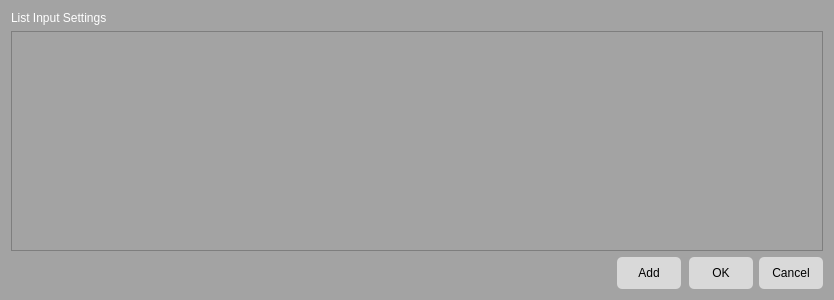
<?xml version="1.0" encoding="UTF-8"?>
<ui version="4.0">
 <class>InputListSettings</class>
 <widget class="QDialog" name="InputListSettings">
  <property name="geometry">
   <rect>
    <x>0</x>
    <y>0</y>
    <width>834</width>
    <height>300</height>
   </rect>
  </property>
  <property name="palette">
   <palette>
    <active>
     <colorrole role="WindowText">
      <brush brushstyle="SolidPattern">
       <color alpha="255">
        <red>0</red>
        <green>0</green>
        <blue>0</blue>
       </color>
      </brush>
     </colorrole>
     <colorrole role="Button">
      <brush brushstyle="SolidPattern">
       <color alpha="255">
        <red>163</red>
        <green>163</green>
        <blue>163</blue>
       </color>
      </brush>
     </colorrole>
     <colorrole role="Light">
      <brush brushstyle="SolidPattern">
       <color alpha="255">
        <red>244</red>
        <green>244</green>
        <blue>244</blue>
       </color>
      </brush>
     </colorrole>
     <colorrole role="Midlight">
      <brush brushstyle="SolidPattern">
       <color alpha="255">
        <red>203</red>
        <green>203</green>
        <blue>203</blue>
       </color>
      </brush>
     </colorrole>
     <colorrole role="Dark">
      <brush brushstyle="SolidPattern">
       <color alpha="255">
        <red>81</red>
        <green>81</green>
        <blue>81</blue>
       </color>
      </brush>
     </colorrole>
     <colorrole role="Mid">
      <brush brushstyle="SolidPattern">
       <color alpha="255">
        <red>109</red>
        <green>109</green>
        <blue>109</blue>
       </color>
      </brush>
     </colorrole>
     <colorrole role="Text">
      <brush brushstyle="SolidPattern">
       <color alpha="255">
        <red>0</red>
        <green>0</green>
        <blue>0</blue>
       </color>
      </brush>
     </colorrole>
     <colorrole role="BrightText">
      <brush brushstyle="SolidPattern">
       <color alpha="255">
        <red>255</red>
        <green>255</green>
        <blue>255</blue>
       </color>
      </brush>
     </colorrole>
     <colorrole role="ButtonText">
      <brush brushstyle="SolidPattern">
       <color alpha="255">
        <red>0</red>
        <green>0</green>
        <blue>0</blue>
       </color>
      </brush>
     </colorrole>
     <colorrole role="Base">
      <brush brushstyle="SolidPattern">
       <color alpha="255">
        <red>163</red>
        <green>163</green>
        <blue>163</blue>
       </color>
      </brush>
     </colorrole>
     <colorrole role="Window">
      <brush brushstyle="SolidPattern">
       <color alpha="255">
        <red>163</red>
        <green>163</green>
        <blue>163</blue>
       </color>
      </brush>
     </colorrole>
     <colorrole role="Shadow">
      <brush brushstyle="SolidPattern">
       <color alpha="255">
        <red>0</red>
        <green>0</green>
        <blue>0</blue>
       </color>
      </brush>
     </colorrole>
     <colorrole role="AlternateBase">
      <brush brushstyle="SolidPattern">
       <color alpha="255">
        <red>209</red>
        <green>209</green>
        <blue>209</blue>
       </color>
      </brush>
     </colorrole>
     <colorrole role="ToolTipBase">
      <brush brushstyle="SolidPattern">
       <color alpha="255">
        <red>255</red>
        <green>255</green>
        <blue>220</blue>
       </color>
      </brush>
     </colorrole>
     <colorrole role="ToolTipText">
      <brush brushstyle="SolidPattern">
       <color alpha="255">
        <red>0</red>
        <green>0</green>
        <blue>0</blue>
       </color>
      </brush>
     </colorrole>
     <colorrole role="PlaceholderText">
      <brush brushstyle="SolidPattern">
       <color alpha="127">
        <red>0</red>
        <green>0</green>
        <blue>0</blue>
       </color>
      </brush>
     </colorrole>
    </active>
    <inactive>
     <colorrole role="WindowText">
      <brush brushstyle="SolidPattern">
       <color alpha="255">
        <red>0</red>
        <green>0</green>
        <blue>0</blue>
       </color>
      </brush>
     </colorrole>
     <colorrole role="Button">
      <brush brushstyle="SolidPattern">
       <color alpha="255">
        <red>163</red>
        <green>163</green>
        <blue>163</blue>
       </color>
      </brush>
     </colorrole>
     <colorrole role="Light">
      <brush brushstyle="SolidPattern">
       <color alpha="255">
        <red>244</red>
        <green>244</green>
        <blue>244</blue>
       </color>
      </brush>
     </colorrole>
     <colorrole role="Midlight">
      <brush brushstyle="SolidPattern">
       <color alpha="255">
        <red>203</red>
        <green>203</green>
        <blue>203</blue>
       </color>
      </brush>
     </colorrole>
     <colorrole role="Dark">
      <brush brushstyle="SolidPattern">
       <color alpha="255">
        <red>81</red>
        <green>81</green>
        <blue>81</blue>
       </color>
      </brush>
     </colorrole>
     <colorrole role="Mid">
      <brush brushstyle="SolidPattern">
       <color alpha="255">
        <red>109</red>
        <green>109</green>
        <blue>109</blue>
       </color>
      </brush>
     </colorrole>
     <colorrole role="Text">
      <brush brushstyle="SolidPattern">
       <color alpha="255">
        <red>0</red>
        <green>0</green>
        <blue>0</blue>
       </color>
      </brush>
     </colorrole>
     <colorrole role="BrightText">
      <brush brushstyle="SolidPattern">
       <color alpha="255">
        <red>255</red>
        <green>255</green>
        <blue>255</blue>
       </color>
      </brush>
     </colorrole>
     <colorrole role="ButtonText">
      <brush brushstyle="SolidPattern">
       <color alpha="255">
        <red>0</red>
        <green>0</green>
        <blue>0</blue>
       </color>
      </brush>
     </colorrole>
     <colorrole role="Base">
      <brush brushstyle="SolidPattern">
       <color alpha="255">
        <red>163</red>
        <green>163</green>
        <blue>163</blue>
       </color>
      </brush>
     </colorrole>
     <colorrole role="Window">
      <brush brushstyle="SolidPattern">
       <color alpha="255">
        <red>163</red>
        <green>163</green>
        <blue>163</blue>
       </color>
      </brush>
     </colorrole>
     <colorrole role="Shadow">
      <brush brushstyle="SolidPattern">
       <color alpha="255">
        <red>0</red>
        <green>0</green>
        <blue>0</blue>
       </color>
      </brush>
     </colorrole>
     <colorrole role="AlternateBase">
      <brush brushstyle="SolidPattern">
       <color alpha="255">
        <red>209</red>
        <green>209</green>
        <blue>209</blue>
       </color>
      </brush>
     </colorrole>
     <colorrole role="ToolTipBase">
      <brush brushstyle="SolidPattern">
       <color alpha="255">
        <red>255</red>
        <green>255</green>
        <blue>220</blue>
       </color>
      </brush>
     </colorrole>
     <colorrole role="ToolTipText">
      <brush brushstyle="SolidPattern">
       <color alpha="255">
        <red>0</red>
        <green>0</green>
        <blue>0</blue>
       </color>
      </brush>
     </colorrole>
     <colorrole role="PlaceholderText">
      <brush brushstyle="SolidPattern">
       <color alpha="127">
        <red>0</red>
        <green>0</green>
        <blue>0</blue>
       </color>
      </brush>
     </colorrole>
    </inactive>
    <disabled>
     <colorrole role="WindowText">
      <brush brushstyle="SolidPattern">
       <color alpha="255">
        <red>81</red>
        <green>81</green>
        <blue>81</blue>
       </color>
      </brush>
     </colorrole>
     <colorrole role="Button">
      <brush brushstyle="SolidPattern">
       <color alpha="255">
        <red>163</red>
        <green>163</green>
        <blue>163</blue>
       </color>
      </brush>
     </colorrole>
     <colorrole role="Light">
      <brush brushstyle="SolidPattern">
       <color alpha="255">
        <red>244</red>
        <green>244</green>
        <blue>244</blue>
       </color>
      </brush>
     </colorrole>
     <colorrole role="Midlight">
      <brush brushstyle="SolidPattern">
       <color alpha="255">
        <red>203</red>
        <green>203</green>
        <blue>203</blue>
       </color>
      </brush>
     </colorrole>
     <colorrole role="Dark">
      <brush brushstyle="SolidPattern">
       <color alpha="255">
        <red>81</red>
        <green>81</green>
        <blue>81</blue>
       </color>
      </brush>
     </colorrole>
     <colorrole role="Mid">
      <brush brushstyle="SolidPattern">
       <color alpha="255">
        <red>109</red>
        <green>109</green>
        <blue>109</blue>
       </color>
      </brush>
     </colorrole>
     <colorrole role="Text">
      <brush brushstyle="SolidPattern">
       <color alpha="255">
        <red>81</red>
        <green>81</green>
        <blue>81</blue>
       </color>
      </brush>
     </colorrole>
     <colorrole role="BrightText">
      <brush brushstyle="SolidPattern">
       <color alpha="255">
        <red>255</red>
        <green>255</green>
        <blue>255</blue>
       </color>
      </brush>
     </colorrole>
     <colorrole role="ButtonText">
      <brush brushstyle="SolidPattern">
       <color alpha="255">
        <red>81</red>
        <green>81</green>
        <blue>81</blue>
       </color>
      </brush>
     </colorrole>
     <colorrole role="Base">
      <brush brushstyle="SolidPattern">
       <color alpha="255">
        <red>163</red>
        <green>163</green>
        <blue>163</blue>
       </color>
      </brush>
     </colorrole>
     <colorrole role="Window">
      <brush brushstyle="SolidPattern">
       <color alpha="255">
        <red>163</red>
        <green>163</green>
        <blue>163</blue>
       </color>
      </brush>
     </colorrole>
     <colorrole role="Shadow">
      <brush brushstyle="SolidPattern">
       <color alpha="255">
        <red>0</red>
        <green>0</green>
        <blue>0</blue>
       </color>
      </brush>
     </colorrole>
     <colorrole role="AlternateBase">
      <brush brushstyle="SolidPattern">
       <color alpha="255">
        <red>163</red>
        <green>163</green>
        <blue>163</blue>
       </color>
      </brush>
     </colorrole>
     <colorrole role="ToolTipBase">
      <brush brushstyle="SolidPattern">
       <color alpha="255">
        <red>255</red>
        <green>255</green>
        <blue>220</blue>
       </color>
      </brush>
     </colorrole>
     <colorrole role="ToolTipText">
      <brush brushstyle="SolidPattern">
       <color alpha="255">
        <red>0</red>
        <green>0</green>
        <blue>0</blue>
       </color>
      </brush>
     </colorrole>
     <colorrole role="PlaceholderText">
      <brush brushstyle="SolidPattern">
       <color alpha="127">
        <red>81</red>
        <green>81</green>
        <blue>81</blue>
       </color>
      </brush>
     </colorrole>
    </disabled>
   </palette>
  </property>
  <property name="windowTitle">
   <string>Dialog</string>
  </property>
  <property name="styleSheet">
   <string notr="true">QWidget {
	background-color: #a3a3a3;
}

#label {
	color: white;
}

QWidget#horizontalWidget {
	background-color: #a3a3a3;
}

QPushButton {
	border-radius: 5px;
	background-color: #d9d9d9;
	color: black;
	width: 64px;
	height: 32px;
}

QPushButton:Hover {
	background-color: #fefefe;
}

QPushButton:Pressed {
	background-color: #a3a3a3;
}

Line {
	color: #666666;
}

QLabel#clipboardLabel, QLabel#effectsLabel, QLabel#fieldsLabel, QLabel#presetsLabel {
	color: white;
}</string>
  </property>
  <layout class="QGridLayout" name="gridLayout_3">
   <item row="0" column="0">
    <widget class="QLabel" name="label">
     <property name="minimumSize">
      <size>
       <width>600</width>
       <height>0</height>
      </size>
     </property>
     <property name="maximumSize">
      <size>
       <width>600</width>
       <height>30</height>
      </size>
     </property>
     <property name="text">
      <string>List Input Settings</string>
     </property>
    </widget>
   </item>
   <item row="4" column="2">
    <widget class="QDialogButtonBox" name="buttonBox">
     <property name="baseSize">
      <size>
       <width>312</width>
       <height>32</height>
      </size>
     </property>
     <property name="orientation">
      <enum>Qt::Horizontal</enum>
     </property>
     <property name="standardButtons">
      <set>QDialogButtonBox::Cancel|QDialogButtonBox::Ok</set>
     </property>
    </widget>
   </item>
   <item row="4" column="1">
    <widget class="QPushButton" name="Add">
     <property name="minimumSize">
      <size>
       <width>64</width>
       <height>32</height>
      </size>
     </property>
     <property name="text">
      <string>Add</string>
     </property>
    </widget>
   </item>
   <item row="1" column="0" colspan="3">
    <widget class="QScrollArea" name="scrollArea">
     <property name="sizeAdjustPolicy">
      <enum>QAbstractScrollArea::AdjustToContents</enum>
     </property>
     <property name="widgetResizable">
      <bool>true</bool>
     </property>
     <property name="alignment">
      <set>Qt::AlignLeading|Qt::AlignLeft|Qt::AlignTop</set>
     </property>
     <widget class="QWidget" name="scrollAreaWidgetContents">
      <property name="geometry">
       <rect>
        <x>0</x>
        <y>0</y>
        <width>814</width>
        <height>220</height>
       </rect>
      </property>
      <layout class="QVBoxLayout" name="verticalLayout_2"/>
     </widget>
    </widget>
   </item>
  </layout>
 </widget>
 <resources/>
 <connections>
  <connection>
   <sender>buttonBox</sender>
   <signal>accepted()</signal>
   <receiver>InputListSettings</receiver>
   <slot>accept()</slot>
   <hints>
    <hint type="sourcelabel">
     <x>248</x>
     <y>254</y>
    </hint>
    <hint type="destinationlabel">
     <x>157</x>
     <y>274</y>
    </hint>
   </hints>
  </connection>
  <connection>
   <sender>buttonBox</sender>
   <signal>rejected()</signal>
   <receiver>InputListSettings</receiver>
   <slot>reject()</slot>
   <hints>
    <hint type="sourcelabel">
     <x>316</x>
     <y>260</y>
    </hint>
    <hint type="destinationlabel">
     <x>286</x>
     <y>274</y>
    </hint>
   </hints>
  </connection>
 </connections>
</ui>
